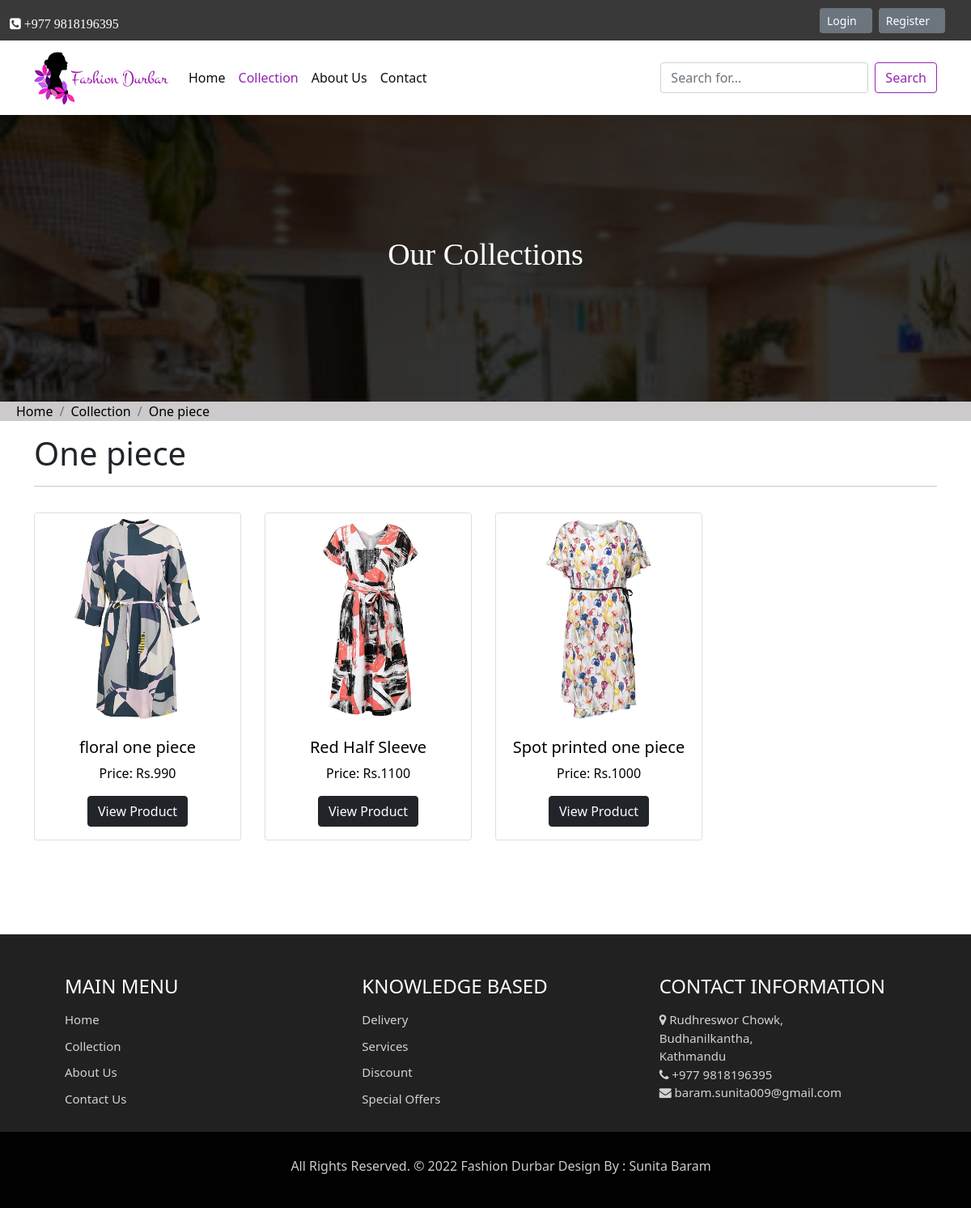
The page /collection/one-piece on the database its author committed.
### main/models.py (models this page shows, shortened)
class Category(models.Model):
    slug = models.SlugField(max_length=150, null = True,blank = True, unique= True)
    name = models.CharField(max_length=150, null = False,blank = False)
    image = models.ImageField(upload_to='category',default="")
    description = models.TextField(max_length=250, null = False,blank = False)
    status = models.BooleanField(default=False, help_text="0=default, 1=Hidden")

class Product(models.Model):
    category = models.ForeignKey(Category, on_delete=models.CASCADE)
    slug = models.SlugField(max_length=150, null = True,blank = True, unique= True)
    name = models.CharField(max_length=150, null = False,blank = False)
    product_image = models.ImageField(upload_to='cat_product',default="")
    small_description = models.CharField(max_length=250, null=False, blank=False)
    quantity = models.IntegerField(null = False,blank = False)
    description = models.TextField(max_length=500, null = False,blank = False)
    status = models.BooleanField(default=False, help_text="0=default, 1=Hidden")
    trending = models.BooleanField(default=False, help_text="0=default, 1=Trending")
    new_arrival = models.BooleanField(default=False, help_text="0=default, 1=NEW")
    price = models.IntegerField()

### main/views.py (the view)
def collectionview(request, slug):
    if(Category.objects.filter(slug=slug, status=0)):
        product = Product.objects.filter(category__slug=slug)
        category = Category.objects.filter(slug=slug).first()
        context = {'product':product, 'category':category}
        return render(request, "sunita/product/product.html",context)
    else:
        messages.warning(request, "No such category was found")
        return redirect('/collection')

### main/templates/sunita/product/product.html (shortened to what this page needs)
{% extends 'nav.html' %}
{% block collectionactive %}active{% endblock collectionactive %}
{% block body %}
<!doctype html>
<html lang="en">
  <body>
    {% load static%}
    <div class="all-page-title page-breadcrumb">
      <div class="container text-center">
        <div class="row">
          <div class="col-lg-12">
            <h1>Our Collections</h1>
          </div>
        </div>
      </div>
    </div>
    <nav aria-label="breadcrumb" style="font-weight: 120px;">
      <ol class="breadcrumb"  >
        <li class="breadcrumb-item"><a href="/">Home</a></li>
        <li class="breadcrumb-item"><a href="/collection">Collection</a></li>
        <li class="breadcrumb-item active unique" aria-current="page"  ><a href="{% url 'collectionview' category.slug%}">{{category.name}}</a></li>
      </ol>
      </nav>
      <div class="container">
          <div class="row">
              <div class="col-md-12">
                  <h1>{{category.name}}</h1>
                  <hr>
                  <div class="row">
                      {% for item in product %}
                         <div class="col-sm-6 col-lg-3 my-3">
                             <div class="card" style="width: 16rem;">
                                <a href="" style="text-decoration: none; color:black" >
                                   <img src="{{item.product_image.url}}" class="card-img-top" alt="Product image">
                                      <div class="card-body text-center">
                                       <h5 class="card-title"> {{ item.name}}</h5>
                                       <p class="card-text">Price: Rs.{{item.price}}</p>
                                       <button type="button" class="btn btn-dark"><a href="{% url 'productview' item.category.slug item.slug %}" style="color:white; text-decoration: none; padding-top: 10px;">View Product</a></button>
                                      </div>
                                 </a>
                              </div>
                         </div>
                      {% endfor %}
                  </div>
              </div>
          </div>
      </div>
  </body>
</html>
{% endblock body%}

### main/static/css/style.css (style rules this page uses)
* { margin:0; padding:0; }
.breadcrumb { background-color: #cccaca; padding-left: 20px; }
.breadcrumb a { text-decoration: none; color:black; }
.page-breadcrumb { padding: 150px 0 150px; background: url(/static/images/c.jpg) no-repeat; background-attachment: fixed; background-size: cover; background-position: 0 0; position: relative; }
.all-page-title .container { position: relative; z-index: 2; }
.all-page-title::before { background: #010101; content: ""; height: 100%; left: 0; position: absolute; top: 0; width: 100%; z-index: 1; opacity: 0.8; }
.all-page-title h1 { font-size: 38px; color: #ffffff; font-family: 'Arbutus Slab', serif; padding: 0px; }

### rows shown on the page
Category: name "One piece"
Product: product_image (picture), name "floral one piece", price "990"
Product: product_image (picture), name "Red Half Sleeve", price "1100"
Product: product_image (picture), name "Spot printed one piece", price "1000"
